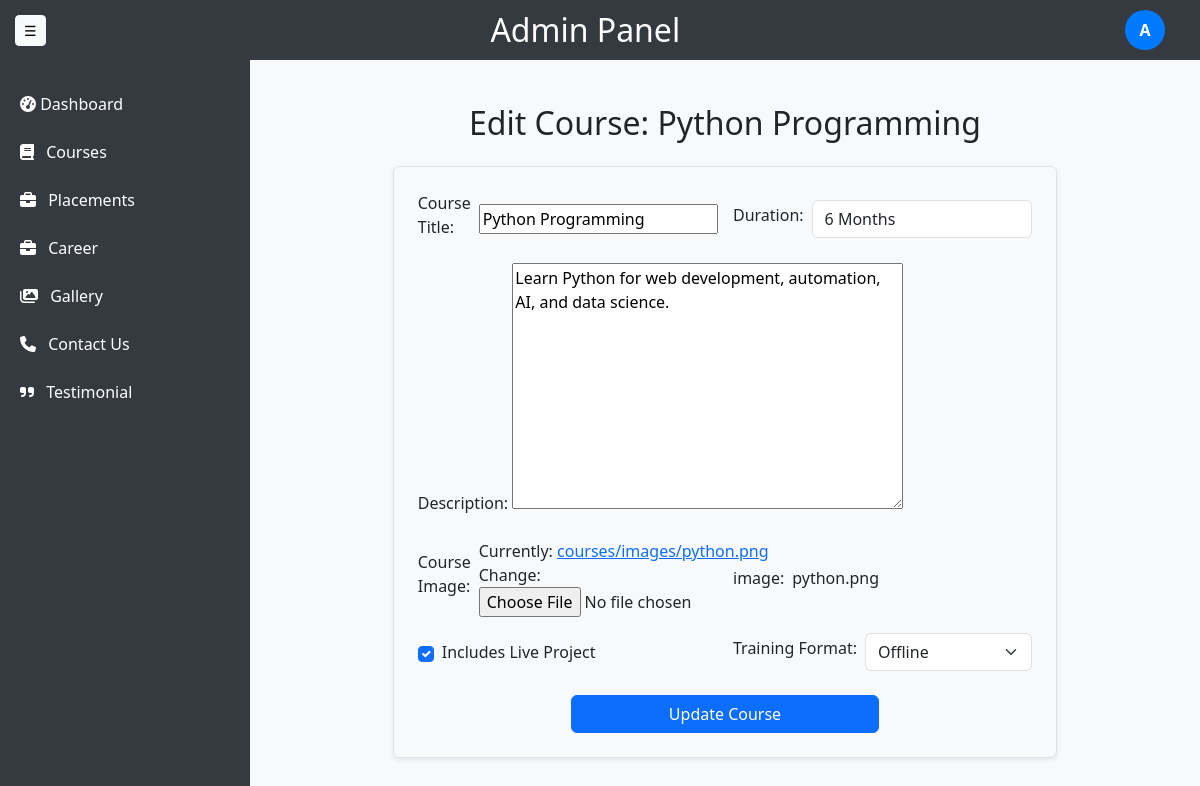
Screenshot of /customadmin/courses/edit/1/ (signed in) with the database file from the repository.
### customadmin/models.py (models this page shows, shortened)
class Course(models.Model):
    title = models.CharField(max_length=255)
    description = models.TextField()
    image = models.ImageField(upload_to='courses/images/')
    duration = models.CharField(max_length=100, default="3 Months", help_text="Example: 3 Months, 6 Weeks")
    live_project = models.BooleanField(default=False, help_text="Does this course include a live project?")
    training_format = models.CharField(
        max_length=100,
        choices=[('Online', 'Online'), ('Offline', 'Offline'), ('Hybrid', 'Hybrid')],
        default='Offline'
    )
    created_at = models.DateTimeField(auto_now_add=True)

### customadmin/views.py (the view)
# urls.py: path('courses/edit/<int:course_id>/', edit_course, name='edit_course'),
@login_required
def edit_course(request, course_id):
    course = get_object_or_404(Course, id=course_id)
    if request.method == 'POST':
        form = CourseForm(request.POST, request.FILES, instance=course)
        if form.is_valid():
            form.save()
            messages.success(request, "Course updated successfully!")
            return redirect('course_list')  # Redirect to list of courses
        else:
            messages.error(request, "Error updating course. Please try again.")
    else:
        form = CourseForm(instance=course)
    return render(request, 'customadmin/courses/edit_course.html', {'form': form, 'course': course})

### customadmin/forms.py
class CourseForm(forms.ModelForm):
    class Meta:
        model = Course
        fields = ['title', 'description', 'image', 'duration', 'live_project', 'training_format']
        widgets = {
            'duration': forms.TextInput(attrs={'class': 'form-control', 'placeholder': 'Example: 3 Months, 6 Weeks'}),
            'live_project': forms.CheckboxInput(attrs={'class': 'form-check-input'}),
            'training_format': forms.Select(attrs={'class': 'form-select'}),
        }

### customadmin/templates/customadmin/courses/edit_course.html (shortened to what this page needs)
{% extends 'adminbase.html' %}
{% block content %}
<div class="container mt-4">
    <h2 class="text-center mt-2 mb-4">Edit Course: {{ course.title }}</h2>
    <div class="d-flex justify-content-center">
        <form method="POST" enctype="multipart/form-data" class="p-4 border rounded shadow-sm w-75">
            <div class="row g-3">
                <div class="col-md-6 d-flex align-items-center">
                    <label for="{{ form.title.id_for_label }}" class="form-label me-2">Course Title:</label>
                    <div class="flex-grow-1">{{ form.title }}</div>
                </div>
                <div class="col-md-6 d-flex align-items-center">
                    <label for="{{ form.duration.id_for_label }}" class="form-label me-2">Duration:</label>
                    <div class="flex-grow-1">{{ form.duration }}</div>
                </div>
                <div class="col-12">
                    <label for="{{ form.description.id_for_label }}" class="form-label">Description:</label>
                    {{ form.description }}
                </div>
                <div class="col-md-6 d-flex align-items-center">
                    <label for="{{ form.image.id_for_label }}" class="form-label me-2">Course Image:</label>
                    <div class="flex-grow-1">{{ form.image }}</div>
                </div>
                {% if course.image %}
                <div class="col-md-6 d-flex align-items-center">
                    image:<span class="ms-2 text-truncate">{{ course.image.name|cut:"courses/images/" }}</span>
                </div>
                {% endif %}
                <div class="col-md-6 d-flex align-items-center">
                    {{ form.live_project }}
                    <label class="form-check-label ms-2" for="{{ form.live_project.id_for_label }}">
                        Includes Live Project
                    </label>
                </div>
                <div class="col-md-6 d-flex align-items-center">
                    <label for="{{ form.training_format.id_for_label }}" class="form-label me-2">Training Format:</label>
                    <div class="flex-grow-1">{{ form.training_format }}</div>
                </div>
            </div>
            <div class="text-center mt-4">
                <button type="submit" class="btn btn-primary w-50">Update Course</button>
            </div>
        </form>
    </div>
</div>
{% endblock %}

### customadmin/templates/adminbase.html (shortened to what this page needs)
<!DOCTYPE html>
{% load static %}
<html lang="en">
<head>
    <link rel="stylesheet" href="https://cdn.jsdelivr.net/npm/bootstrap@5.3.0/dist/css/bootstrap.min.css">
</head>
<body>
    <div class="topbar">
        <button class="btn btn-light btn-sm" id="toggleSidebar">☰</button>
        <h2>Admin Panel</h2>
        <div class="user-menu">
            <div class="user-icon" id="userIcon">
                {{ request.user.first_name|first|default:"A" }}
            </div>
        </div>
    </div>
    <div class="main-container">
        <div class="sidebar" id="sidebar">
            <a href="{% url 'customadmin_dashboard' %}">
                <i class="fas fa-tachometer-alt"></i> Dashboard
            </a>
            <a href="{% url 'course_list' %}">
                <i class="fas fa-book" style="margin-right: 8px;"></i> Courses
            </a>
            <a href="{% url 'placement_list' %}">
                <i class="fas fa-briefcase" style="margin-right: 8px;"></i> Placements
            </a>
            <a href="{% url 'job_list' %}">
                <i class="fas fa-briefcase" style="margin-right: 8px;"></i> Career
            </a>
            <a href="{% url 'gallery_list' %}">
                <i class="fas fa-images" style="margin-right: 8px;"></i> Gallery
            </a>
            <a href="{% url 'contact_list' %}">
                <i class="fas fa-phone" style="margin-right: 8px;"></i> Contact Us
            </a>
            <a href="{% url 'testimonial_list' %}">
                <i class="fas fa-quote-right" style="margin-right: 8px;"></i> Testimonial
            </a>
        </div>
        <div class="content">
            {% block content %}
            {% endblock %}
        </div>
    </div>
</body>
</html>

### customadmin/templates/adminbase.html (style rules this page uses)
body, html { height: 100vh; margin: 0; display: flex; flex-direction: column; overflow: hidden; }
.topbar { background: #343a40; color: white; padding: 15px; display: flex; align-items: center; justify-content: space-between; position: relative; height: 60px; }
.topbar h2 { margin: 0 auto; text-align: center; flex-grow: 1; }
.user-menu { position: relative; margin-right: 20px; }
.user-icon { width: 40px; height: 40px; background: #007bff; color: white; border-radius: 50%; display: flex; justify-content: center; align-items: center; cursor: pointer; font-weight: bold; }
.main-container { display: flex; flex: 1; height: calc(100vh - 60px); overflow: hidden; }
.sidebar { width: 250px; background: #343a40; color: white; padding-top: 20px; transition: 0.3s; flex-shrink: 0; height: 100%; }
.sidebar a { color: white; text-decoration: none; display: block; padding: 12px 20px; }
.content { flex-grow: 1; overflow-y: auto; padding: 20px; background: #f8f9fa; height: 100%; }

### rows the page displays
Course: title "Python Programming", duration "6 Months", description "Learn Python for web development, automation, AI, and data science.", image.name "python.png", live_project "☑", training_format "Offline"

### other values shown
{{ request.user.first_name|first|default:"A" }} "A"
